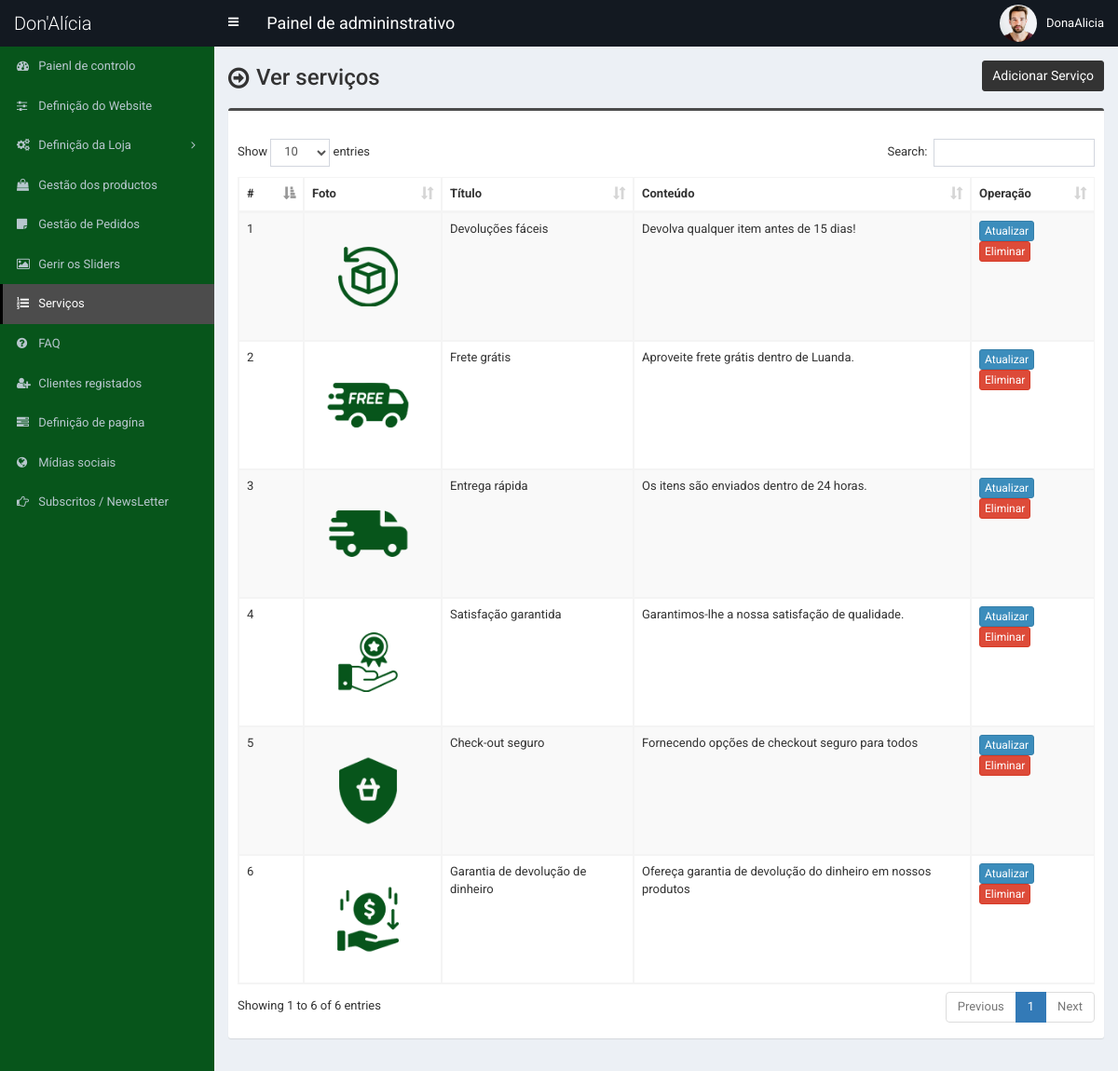
Screenshot of /admin/service.php (signed in) with the database file from the repository.
### tables this page shows
CREATE TABLE `tbl_service` (
  `id` int(11) NOT NULL AUTO_INCREMENT,
  `title` varchar(255) NOT NULL,
  `content` text NOT NULL,
  `photo` varchar(255) NOT NULL,
  PRIMARY KEY (`id`)
);

### admin/service.php (the view, shortened to what this page needs)
<?php require_once('header.php'); ?>
<section class="content-header">
	<div class="content-header-left">
		<h1>Ver serviços</h1>
	</div>
	<div class="content-header-right">
		<a href="service-add.php" class="btn btn-primary btn-sm">Adicionar Serviço</a>
	</div>
</section>
<section class="content">
	<div class="row">
		<div class="col-md-12">
			<div class="box box-info">
				<div class="box-body table-responsive">
					<table id="example1" class="table table-bordered table-hover table-striped">
						<thead>
							<tr>
								<th width="30">#</th>
								<th>Foto</th>
								<th>Título</th>
								<th>Conteúdo</th>
								<th>Operação</th>
							</tr>
						</thead>
						<tbody>
							<?php
							$i=0;
							$statement = $pdo->prepare("SELECT * FROM tbl_service");
							$statement->execute();
							$result = $statement->fetchAll(PDO::FETCH_ASSOC);
							foreach ($result as $row) {
								$i++;
								?>
								<tr>
									<td><?php echo $i; ?></td>
									<td style="width:130px;"><img src="../assets/uploads/<?php echo $row['photo']; ?>" alt="<?php echo $row['title']; ?>" style="width:120px;"></td>
									<td><?php echo $row['title']; ?></td>
									<td><?php echo $row['content']; ?></td>
									<td>
										<a href="service-edit.php?id=<?php echo $row['id']; ?>" class="btn btn-primary btn-xs">Atualizar</a>
										<a href="#" class="btn btn-danger btn-xs" data-href="service-delete.php?id=<?php echo $row['id']; ?>" data-toggle="modal" data-target="#confirm-delete">Eliminar</a>
									</td>
								</tr>
								<?php
							}
							?>
						</tbody>
					</table>
				</div>
			</div>
		</div>
	</div>
</section>
<?php require_once('footer.php'); ?>

### admin/style.css (style rules this page uses)
body { font-size: 13px; font-family: "Roboto", sans-serif; }
.content-header > h1, .content-header .content-header-left h1 { font-family: "Roboto", sans-serif; }
.box-info { padding-top: 20px; }
.content-header { overflow: hidden; }
.content-header .content-header-left { float: left; padding-top: 5px; }
.content-header .content-header-right { float: right; }
.content-header .content-header-left h1 { margin-top: 0; margin-bottom: 0; padding-left: 30px; padding-bottom: 5px; font-size: 24px; position: relative; }
.content-header .content-header-left h1:before { position: absolute; top: 0; left: 0; font-family: "FontAwesome", sans-serif; font-size: 26px; content: "\f18e"; }
.content-header .content-header-right a { position: relative; font-size: 14px; }
.box.box-info { border-top-color: #4c4c4c; }
.content-header .content-header-right a { background-color: #333333; border-color: #333333; }

### rows the page displays
tbl_service: photo (picture), title "Devoluções fáceis", content "Devolva qualquer item antes de 15 dias!"
tbl_service: photo (picture), title "Frete grátis", content "Aproveite frete grátis dentro de Luanda."
tbl_service: photo (picture), title "Entrega rápida", content "Os itens são enviados dentro de 24 horas."
tbl_service: photo (picture), title "Satisfação garantida", content "Garantimos-lhe a nossa satisfação de qualidade."
tbl_service: photo (picture), title "Check-out seguro", content "Fornecendo opções de checkout seguro para todos"
tbl_service: photo (picture), title "Garantia de devolução de dinheiro", content "Ofereça garantia de devolução do dinheiro em nossos produtos"

### other values shown
$_SESSION['user']['full_name'] "DonaAlicia"
